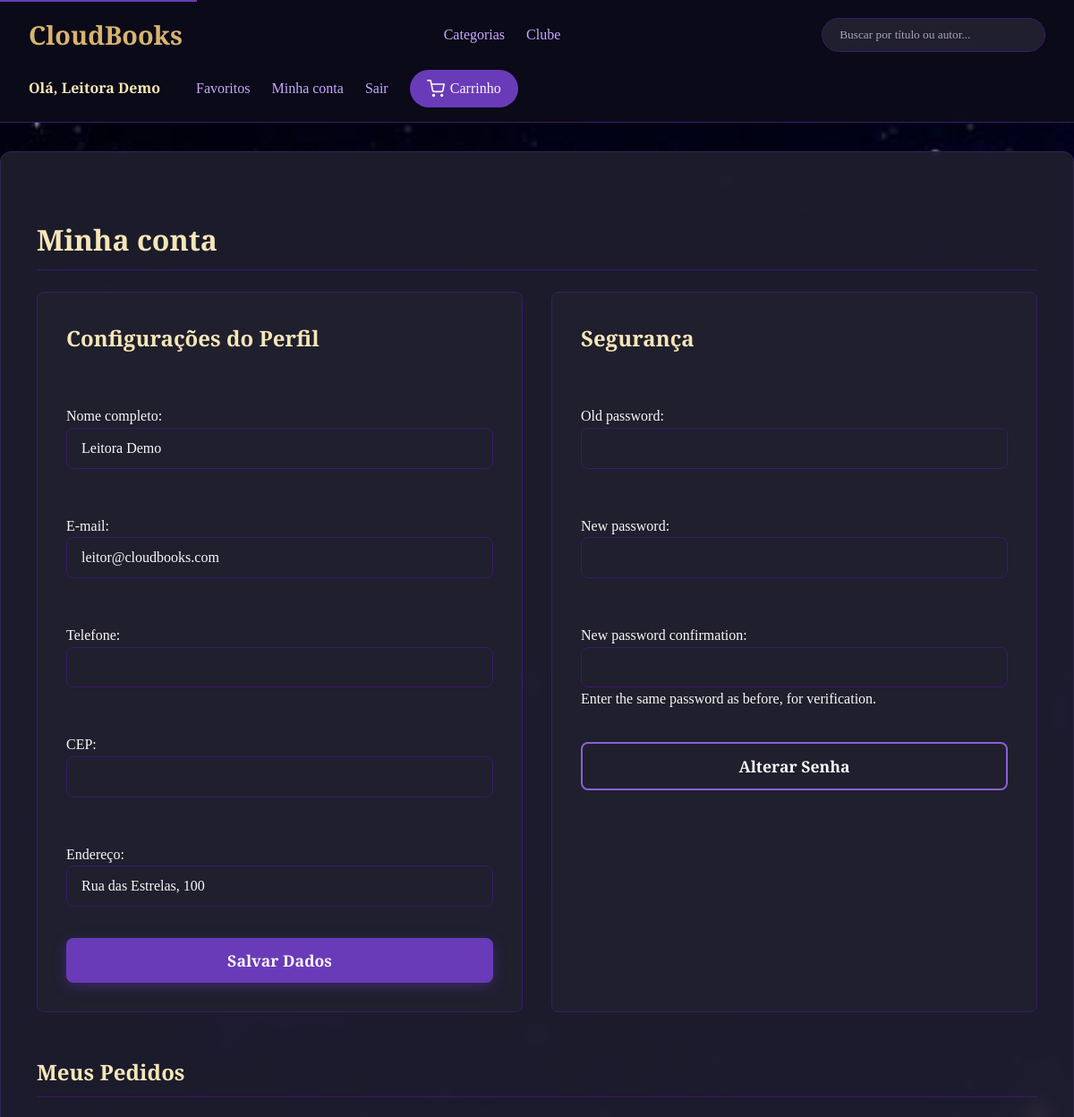
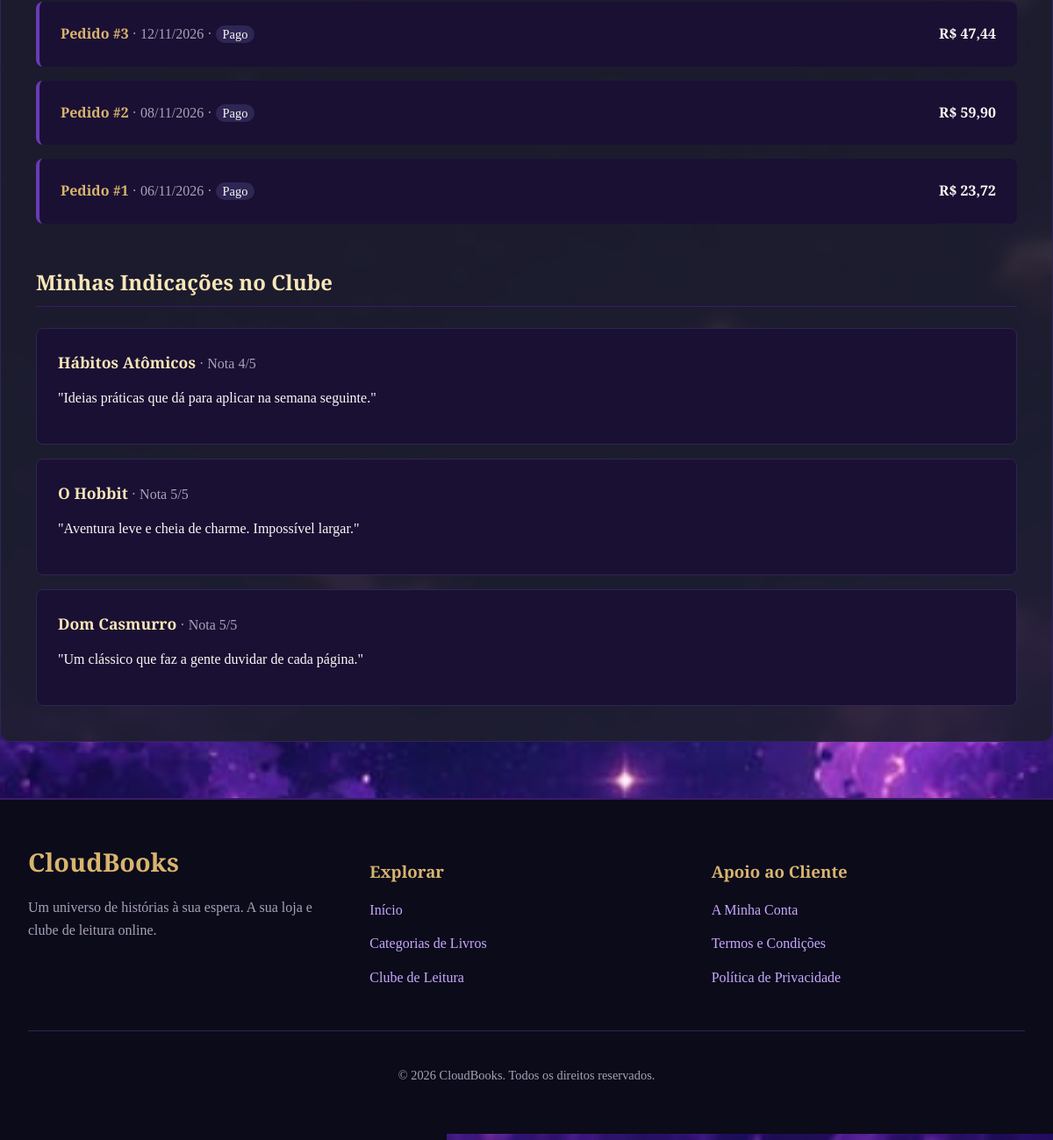
Screenshot of /conta/ (signed in) with the database file from the repository (2 pictures, top to bottom).
### loja/models.py (models this page shows, shortened)
class Usuario(AbstractUser):
    telefone = models.CharField(max_length=20, blank=True)
    cpf = models.CharField("CPF", max_length=14, blank=True)
    data_nascimento = models.DateField(null=True, blank=True)
    cep = models.CharField("CEP", max_length=9, blank=True)
    endereco = models.CharField("endereço", max_length=200, blank=True)

class Pedido(models.Model):
    STATUS = [
        ("pendente", "Pendente"),
        ("pago", "Pago"),
        ("enviado", "Enviado"),
        ("entregue", "Entregue"),
        ("cancelado", "Cancelado"),
    ]
    usuario = models.ForeignKey(
        Usuario, on_delete=models.CASCADE, related_name="pedidos"
    )
    criado_em = models.DateTimeField(auto_now_add=True)
    endereco = models.CharField("endereço de entrega", max_length=200)
    pagamento = models.CharField(max_length=40)
    total = models.DecimalField(max_digits=10, decimal_places=2)
    status = models.CharField(max_length=20, choices=STATUS, default="pago")
    class Meta:
        ordering = ["-criado_em"]

class Post(models.Model):
    usuario = models.ForeignKey(Usuario, on_delete=models.CASCADE, related_name="posts")
    livro = models.ForeignKey(Livro, on_delete=models.CASCADE, related_name="posts")
    texto = models.CharField(max_length=500)
    nota = models.PositiveSmallIntegerField(choices=[(n, str(n)) for n in range(1, 6)])
    criado_em = models.DateTimeField(auto_now_add=True)
    class Meta:
        ordering = ["-criado_em"]

class Livro(models.Model):
    titulo = models.CharField(max_length=200)
    autor = models.CharField(max_length=150)
    categoria = models.ForeignKey(
        Categoria, on_delete=models.PROTECT, related_name="livros"
    )
    isbn = models.CharField("ISBN", max_length=17, unique=True)
    ano_publicacao = models.PositiveIntegerField("ano de publicação")
    num_paginas = models.PositiveIntegerField("número de páginas")
    idioma = models.CharField(max_length=40, default="Português")
    descricao = models.TextField("descrição ou sinopse")
    preco = models.DecimalField(max_digits=8, decimal_places=2)
    estoque = models.PositiveIntegerField("quantidade em estoque", default=0)
    capa = models.ImageField("capa", upload_to="capas/", blank=True, null=True)
    criado_em = models.DateTimeField(auto_now_add=True)
    class Meta:
        ordering = ["-criado_em"]

### loja/views.py (the view, shortened to what this page needs)
# urls.py: path("conta/", views.configuracoes, name="configuracoes"),
@login_required
def configuracoes(request):
    perfil = PerfilForm(instance=request.user)
    senha = PasswordChangeForm(request.user)
    if request.method == "POST" and "salvar_perfil" in request.POST:
        perfil = PerfilForm(request.POST, instance=request.user)
        if perfil.is_valid():
            perfil.save()
            messages.success(request, "Dados atualizados.")
            return redirect("configuracoes")
    return render(request, "configuracoes.html", {
        "perfil": perfil,
        "senha": senha,
        "pedidos": request.user.pedidos.prefetch_related("itens__livro"),
        "avaliacoes": request.user.posts.select_related("livro"),
    })

### loja/forms.py
class PerfilForm(BaseUsuarioForm):
    class Meta:
        model = Usuario
        fields = ["first_name", "email", "telefone", "cep", "endereco"]
        labels = ROTULOS

### loja/context_processors.py (called while the page is built)
def carrinho(request):
    if request.user.is_authenticated:
        return {"qtd_carrinho": sum(request.user.itens_carrinho.values_list("quantidade", flat=True))}
    return {"qtd_carrinho": 0}

### templates/configuracoes.html (shortened to what this page needs)
{% extends "home.html" %}
{% block conteudo %}
<h1 class="secao">Minha conta</h1>
<section class="duas" style="display: grid; grid-template-columns: repeat(auto-fit, minmax(300px, 1fr)); gap: 2rem; margin-bottom: 3rem;">
  <div style="background: var(--cor-paineis); padding: 2rem; border-radius: 8px; border: 1px solid var(--cor-roxo-principal);">
    <form method="post" class="formulario" style="max-width: 100%;">
      <h2 style="color: var(--cor-dourado-claro); margin-top: 0;">Configurações do Perfil</h2>
      {{ perfil.as_p }}
      <button type="submit" class="botao" name="salvar_perfil" value="1">Salvar Dados</button>
    </form>
  </div>
  <div style="background: var(--cor-paineis); padding: 2rem; border-radius: 8px; border: 1px solid var(--cor-roxo-principal);">
    <form method="post" class="formulario" style="max-width: 100%;">
      <h2 style="color: var(--cor-dourado-claro); margin-top: 0;">Segurança</h2>
      {{ senha.as_p }}
      <button type="submit" class="botao secundario" name="trocar_senha" value="1">Alterar Senha</button>
    </form>
  </div>
</section>
<h2 class="secao">Meus Pedidos</h2>
<div style="display: flex; flex-direction: column; gap: 1rem;">
  {% for pedido in pedidos %}
    <div class="pedido" style="background: var(--cor-fundo-secundario); padding: 1.5rem; border-radius: 8px; border-left: 4px solid var(--cor-roxo-destaque);">
      <strong style="color: var(--cor-dourado-principal);">Pedido #{{ pedido.pk }}</strong>
      <span style="color: var(--cor-texto-suave);">· {{ pedido.criado_em|date:"d/m/Y" }} ·</span>
      <span style="background: var(--cor-azul-roxo); padding: 2px 8px; border-radius: 12px; font-size: 0.9rem;">{{ pedido.get_status_display }}</span>
      <span style="float: right; font-weight: bold; color: var(--cor-texto-principal);">R$ {{ pedido.total }}</span>
    </div>
  {% empty %}
    <p class="vazio" style="color: var(--cor-texto-suave);">Você ainda não fez pedidos.</p>
  {% endfor %}
</div>
<h2 class="secao" style="margin-top: 3rem;">Minhas Indicações no Clube</h2>
<div style="display: flex; flex-direction: column; gap: 1rem;">
  {% for post in avaliacoes %}
    <div class="pedido" style="background: var(--cor-fundo-secundario); padding: 1.5rem; border-radius: 8px; border: 1px solid var(--cor-azul-roxo);">
      <strong style="color: var(--cor-dourado-claro); font-size: 1.1rem;">{{ post.livro.titulo }}</strong>
      <span style="color: var(--cor-texto-suave);">· Nota {{ post.nota }}/5</span>
      <p style="margin-top: 0.8rem; color: var(--cor-texto-principal);">"{{ post.texto }}"</p>
    </div>
  {% empty %}
    <p class="vazio" style="color: var(--cor-texto-suave);">Nenhuma indicação publicada no Clube ainda.</p>
  {% endfor %}
</div>
{% endblock %}

### templates/home.html (shortened to what this page needs)
{% load static %}
<!doctype html>
<html lang="pt-BR">
<head>
  <link rel="stylesheet" href="{% static 'css/estilo.css' %}">
</head>
<body class="{% block classe_corpo %}{% endblock %}">
{% block cabecalho %}
<header class="topo">
  <a class="marca" href="{% url 'home' %}" aria-label="CloudBooks - Página Inicial">CloudBooks</a>
  <nav aria-label="Navegação principal" class="nav-explorar">
    <a href="{% url 'categorias' %}">Categorias</a>
    <a href="{% url 'clube' %}">Clube</a>
  </nav>
  <form class="busca" action="{% url 'pesquisa' %}" method="get" role="search">
    <input id="campo-busca" type="search" name="q" placeholder="Buscar por título ou autor..." value="{{ request.GET.q }}">
  </form>
  <nav aria-label="Conta e Carrinho" class="nav-usuario">
    {% if user.is_authenticated %}
      <span style="color: var(--cor-dourado-claro); font-weight: 600; margin-right: 1rem;">Olá, {{ user.first_name|default:user.username }}</span>
      <a href="{% url 'favoritos' %}">Favoritos</a>
      <a href="{% url 'configuracoes' %}">Minha conta</a>
      <form method="post" action="{% url 'sair' %}" style="display: inline-block; margin: 0;">
        <button type="submit" style="background: none; border: none; color: var(--cor-lilas); cursor: pointer; font-family: inherit; font-size: 1rem; padding: 0;">Sair</button>
      </form>
      <a href="{% url 'carrinho' %}" class="link-carrinho" aria-label="Carrinho com {{ qtd_carrinho }} itens">
        Carrinho {% if qtd_carrinho > 0 %}<span class="badge-carrinho">{{ qtd_carrinho }}</span>{% endif %}
      </a>
    {% endif %}
  </nav>
</header>
{% endblock %}
<main id="conteudo-principal">
  {% block conteudo %}{% endblock %}
</main>
<footer class="rodape" aria-labelledby="rodape-titulo">
  <div class="rodape-conteudo">
    <div class="rodape-marca-info">
      <a class="marca" href="{% url 'home' %}" aria-hidden="true">CloudBooks</a>
      <p style="color: var(--cor-texto-suave); margin-top: 1rem;">Um universo de histórias à sua espera. A sua loja e clube de leitura online.</p>
    </div>
    <div class="rodape-links">
      <h3>Explorar</h3>
      <nav aria-label="Navegação do rodapé">
        <a href="{% url 'home' %}">Início</a>
        <a href="{% url 'categorias' %}">Categorias de Livros</a>
        <a href="{% url 'clube' %}">Clube de Leitura</a>
      </nav>
    </div>
    <div class="rodape-links">
      <h3>Apoio ao Cliente</h3>
      <nav aria-label="Links de apoio">
        <a href="{% url 'configuracoes' %}">A Minha Conta</a>
        <a href="#">Termos e Condições</a>
        <a href="#">Política de Privacidade</a>
      </nav>
    </div>
  </div>
  <div class="rodape-direitos">
    <p>&copy; 2026 CloudBooks. Todos os direitos reservados.</p>
  </div>
</footer>
</body>
</html>

### static/css/estilo.css (style rules this page uses)
:root { --cor-fundo-principal: #0B0B1A; --cor-fundo-secundario: #1A1033; --cor-roxo-principal: #3A1B6B; --cor-roxo-destaque: #6A3BB8; --cor-dourado-principal: #D9B36F; --cor-dourado-claro: #F7E6B7; --cor-roxo-suave: #8B5FD6; --cor-lilas: #C9A8FF; --cor-azul-roxo: #2E2653; --cor-azul-noturno: #4A5B8F; --cor-cinza-roxo: #6B5C7F; --cor-cinza-claro: #B8B2C7; --cor-texto-principal: #FAF8F6; --cor-texto-secundario: #E5D6B8; --cor-texto-suave: #A9A1B8; --cor-paineis: #1F1F2E; --cor-hover: #9B6BFF; --cor-ativo: #B67CFF; --cor-destaque: #F4C97A; --cor-erro: #FF6B8B; }
* { box-sizing: border-box; }
body { margin: 0; padding: 0; font-family: 'Cormorant Garamond', serif; color: var(--cor-texto-principal); background-image: url('../img/imgRoot.jpeg'); background-size: cover; background-position: center; background-attachment: fixed; background-repeat: no-repeat; background-color: var(--cor-fundo-principal); line-height: 1.6; }
a { color: var(--cor-lilas); text-decoration: none; transition: color 0.3s ease; }
.botao { background-color: var(--cor-roxo-destaque); color: var(--cor-texto-principal); padding: 0.8rem 1.5rem; border-radius: 8px; font-size: 1.1rem; font-family: inherit; font-weight: 600; text-decoration: none; border: none; cursor: pointer; transition: all 0.3s ease; display: inline-flex; align-items: center; justify-content: center; box-shadow: 0 4px 15px rgba(106, 59, 184, 0.4); }
.botao.secundario { background-color: transparent; border: 2px solid var(--cor-roxo-suave); color: var(--cor-texto-principal); box-shadow: none; }
.topo { display: flex; justify-content: space-between; align-items: center; padding: 1rem 2rem; background: rgba(11, 11, 26, 0.95); backdrop-filter: blur(10px); border-bottom: 1px solid var(--cor-roxo-principal); position: sticky; top: 0; z-index: 100; gap: 1rem; flex-wrap: wrap; }
.marca { font-size: 1.8rem; font-weight: 700; color: var(--cor-dourado-principal); }
.nav-explorar, .nav-usuario { display: flex; gap: 1.5rem; align-items: center; flex-wrap: wrap; }
.busca input { padding: 0.6rem 1.2rem; border-radius: 25px; border: 1px solid var(--cor-roxo-principal); background: var(--cor-paineis); color: var(--cor-texto-principal); min-width: 250px; font-family: inherit; transition: border-color 0.3s; }
.busca input::placeholder { color: var(--cor-texto-suave); }
.link-carrinho { display: flex; align-items: center; background: var(--cor-roxo-destaque); padding: 0.5rem 1.2rem; border-radius: 25px; color: var(--cor-texto-principal); }
main { max-width: 1200px; margin: 2rem auto; padding: 2.5rem; background: rgba(31, 31, 46, 0.90); border-radius: 12px; backdrop-filter: blur(8px); border: 1px solid var(--cor-azul-roxo); min-height: 70vh; }
.secao { margin-top: 2rem; margin-bottom: 1.5rem; color: var(--cor-dourado-claro); border-bottom: 1px solid var(--cor-roxo-principal); padding-bottom: 0.5rem; }
.formulario { display: flex; flex-direction: column; gap: 1.2rem; width: 100%; max-width: 500px; margin: 0 auto; }
.formulario input, .formulario textarea, .formulario select { width: 100%; padding: 0.8rem 1rem; border-radius: 8px; border: 1px solid var(--cor-roxo-principal); background: var(--cor-paineis); color: var(--cor-texto-principal); font-family: inherit; font-size: 1rem; transition: border-color 0.3s, box-shadow 0.3s; }
.rodape { background: var(--cor-fundo-principal); padding: 3rem 2rem; margin-top: 4rem; border-top: 2px solid var(--cor-roxo-principal); }
.rodape-conteudo { display: grid; grid-template-columns: repeat(auto-fit, minmax(250px, 1fr)); gap: 2rem; max-width: 1200px; margin: 0 auto; }
.rodape-links h3 { color: var(--cor-dourado-principal); margin-bottom: 1rem; }
.rodape-links nav { display: flex; flex-direction: column; gap: 0.8rem; }
.rodape-direitos { text-align: center; margin-top: 3rem; padding-top: 1.5rem; border-top: 1px solid var(--cor-azul-roxo); color: var(--cor-texto-suave); font-size: 0.9rem; }

### rows the page displays
Usuario: first_name "Leitora Demo", email "leitor@cloudbooks.com", endereco "Rua das Estrelas, 100"
Pedido: pk "3", criado_em "12/11/2026", status "Pago", total "47,44"
Pedido: pk "2", criado_em "08/11/2026", status "Pago", total "59,90"
Pedido: pk "1", criado_em "06/11/2026", status "Pago", total "23,72"
Post: livro.titulo "Hábitos Atômicos", nota "4", texto "Ideias práticas que dá para aplicar na semana seguinte."
Post: livro.titulo "O Hobbit", nota "5", texto "Aventura leve e cheia de charme. Impossível largar."
Post: livro.titulo "Dom Casmurro", nota "5", texto "Um clássico que faz a gente duvidar de cada página."
